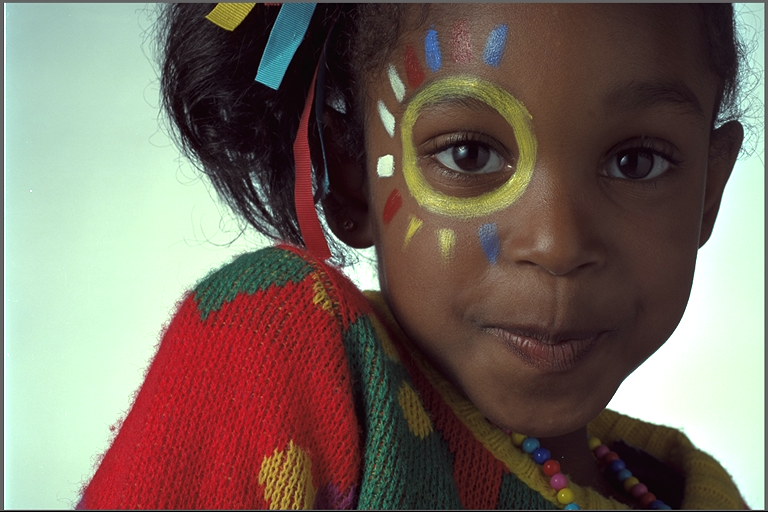
#> input picture Bildverarbeitung_und_Mustererkennung_Exercise_04/Exercise_04/source_code/images/kodim15.png, 768 x 512 px
$ jupyter execute convolution.ipynb
#> lines starting #> are read from the running program, lines starting #| are printed output that depends on the picture
[cell 1]
import cv2
from matplotlib import pyplot as plt
import matplotlib.patches as patches
import numpy
import math

def identity_psf():
    ksize = 31
    khalf = int(ksize/2)
    kernel2d = numpy.zeros( (ksize,ksize), dtype=numpy.float32 )
    kernel2d[khalf,khalf] = 1.0
    return kernel2d

def show_in_fourier_spectrum( axis, image ):
    image = numpy.fft.fft2( image )
    image = numpy.fft.fftshift(image)
    magnitude_spectrum = numpy.log(numpy.abs(image))
    axis.imshow( magnitude_spectrum, cmap='gray')

def apply_filter( kernel, output_filename ):
#> called with output_filename = 'kodim15_a_result.png'
    image = cv2.imread('images/kodim15.png', cv2.IMREAD_GRAYSCALE)
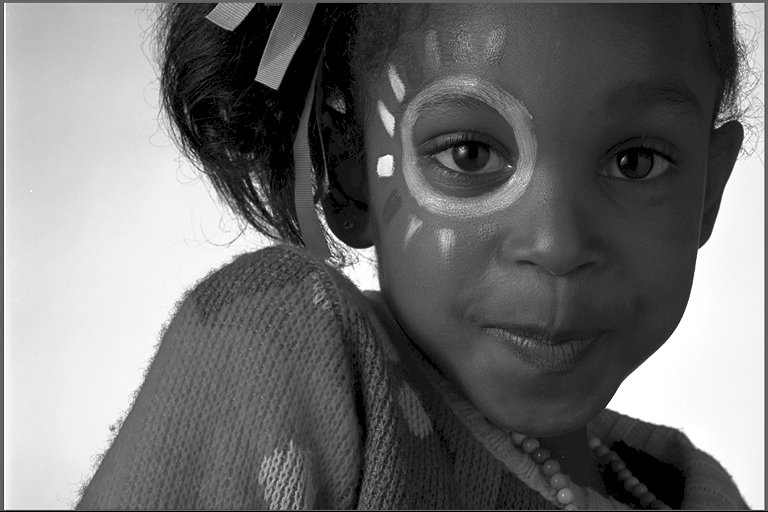
#> image: shape (512, 768); min 0, max 255, mean 111.8

    fig, ax = plt.subplots(2, 3, figsize=(16,6))
    for i in range(2):
        for j in range(3):
            ax[i,j].set_xticks([])
            ax[i,j].set_yticks([])

    ax[0,0].imshow(image/255, cmap='gray')
    folded = cv2.filter2D( src=image, ddepth=-1, kernel=kernel)
    ax[0,1].imshow(kernel/255, cmap='gray')
    ax[0,2].imshow(folded/255, cmap='gray')

    cv2.imwrite(output_filename, folded)

    show_in_fourier_spectrum(ax[1,0], image )
#> in show_in_fourier_spectrum, `magnitude_spectrum = numpy.log(numpy.abs(image))`:
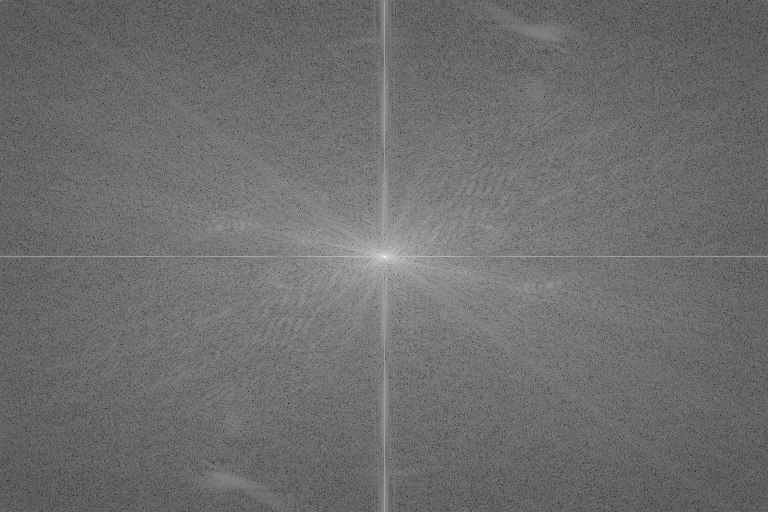
#> magnitude_spectrum: shape (512, 768) float64; min 0.863, max 17.6, mean 8.11; drawn with min black and max white
    show_in_fourier_spectrum(ax[1,1], kernel )
    show_in_fourier_spectrum(ax[1,2], folded )

    plt.show()
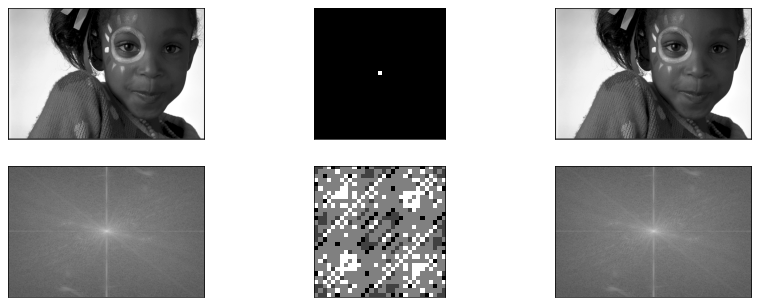
#> figure drawn by matplotlib, 6 panels

kernel2d = identity_psf()
apply_filter( kernel2d, "kodim15_a_result.png" )

kernel2d = identity_psf()
apply_filter( kernel2d, "kodim15_b_result.png" )

kernel2d = identity_psf()
apply_filter( kernel2d, "kodim15_c_result.png" )
